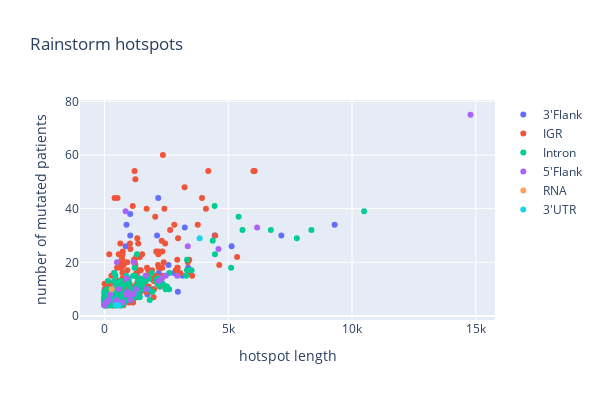

The notebook cell this image was saved under:
### Code cell
point_layers = []
# loop through all variant types and append the points to point_layers for plotting
for var_type in df.mostFreqVClassification.unique():
    df_sub = df[df.mostFreqVClassification == var_type]
    trace0 = go.Scatter(
        x = df_sub['hotspot_length'],
        y = df_sub['numberPatients'],
        name = var_type, # legend
        mode = 'markers',
        text = df_sub['Hugo_Symbol']) # The hover text goes here... 
    point_layers.append(trace0);

layout = go.Layout(title= 'Rainstorm hotspots',
                  hovermode= 'closest',
                  autosize=False,
                  width=600,
                  height=400,
                  xaxis=dict(title= 'hotspot length',
                              ticklen= 5,
                              zeroline= False,
                              gridwidth= 1),
                  yaxis=dict(title= 'number of mutated patients',
                             ticklen= 5,
                             gridwidth= 1),
                  showlegend=True)

fig = go.Figure(data=point_layers, layout=layout)
iplot(fig)

### Figure 1 — Plotly figure (JSON) as saved in the notebook; plotly's stock layout.template omitted (floating-point values rounded to 4 significant figures; data arrays with more than 128 entries replaced by an {"elided": "..."} marker saying what was removed)
{"data": [{"mode": "markers", "name": "3'Flank", "text": ["TUBB8", "OR7E26P", "PTCHD3P1", "RP11-508N22.12", "LINC00999", "KSR1P1", "IGKV1OR10-1", "AL031601.4", "AL031601.1", "LINC00839", "SUFU", "AGGF1P2", "RARRES2P2", "CLUHP5", "AC015820.1", "RP11-56P9.4", "TRIM48", "OR5L1", "OR5AQ1P", "MS4A14", "AP003385.1", "RP11-60C6.3", "RP11-788M5.3", "AMICA1", "ABC7-42389800N19.1", "ZNF705A", "TAS2R19", "TAS2R14", "AC027288.1", "RN7SKP250", "RP13-653N12.1", "RIMBP2", "RP11-503G7.1", "BNIP3P7", "ZNF965P", "SNX18P26", "ANKRD20A9P", "UnknownGene", "SLC25A30-AS1"], "type": "scatter", "x": [9298, 1735, 117, 734, 1261, 1037, 231, 123, 496, 2193, 475, 975, 1320, 2124, 118, 889, 226, 1144, 790, 977, 3379, 1448, 7144, 1360, 5135, 278, 1971, 3154, 2964, 1448, 1041, 2171, 854, 0, 4450, 3245, 1680, 2584, 2809], "y": [34, 8, 9, 6, 9, 38, 12, 5, 10, 16, 7, 13, 16, 30, 7, 34, 8, 8, 11, 7, 18, 9, 30, 8, 26, 6, 10, 15, 9, 13, 30, 44, 26, 5, 30, 33, 14, 19, 16]}, {"mode": "markers", "name": "IGR", "text": {"elided": "257 str values"}, "type": "scatter", "x": {"elided": "257 int values"}, "y": {"elided": "257 int values"}}, {"mode": "markers", "name": "Intron", "text": {"elided": "169 str values"}, "type": "scatter", "x": {"elided": "169 int values"}, "y": {"elided": "169 int values"}}, {"mode": "markers", "name": "5'Flank", "text": ["RP5-1031D4.2", "RNU7-22P", "RP11-453N3.1", "KSR1P1", "CXCL12", "ZNF365", "INPP5F", "DHX32", "UnknownGene", "RP13-726E6.2", "DBX1", "TRIM51CP", "RP11-347H15.4", "OR9G1", "AP000769.1", "LIPT2", "MMP8", "UBE4A", "AC215219.1", "TAS2R64P", "TUBB8P4", "AC078864.2", "KRT75", "RP11-74M13.4", "UnknownGene", "UnknownGene", "AMER2", "URAD", "AL354833.3", "RNY4P29", "OR7E33P"], "type": "scatter", "x": [1177, 1062, 40, 850, 2, 1176, 899, 14786, 938, 2195, 437, 880, 4606, 873, 725, 1034, 2474, 563, 6165, 1680, 3364, 1659, 84, 155, 504, 873, 226, 2315, 2936, 502, 1271], "y": [8, 8, 5, 39, 4, 20, 8, 75, 9, 13, 5, 14, 25, 8, 5, 6, 15, 10, 33, 10, 26, 15, 5, 6, 20, 8, 8, 14, 15, 6, 10]}, {"mode": "markers", "name": "RNA", "text": ["MUC5AC"], "type": "scatter", "x": [290], "y": [10]}, {"mode": "markers", "name": "3'UTR", "text": ["SLC5A12", "MUC19", "GXYLT1"], "type": "scatter", "x": [462, 3846, 565], "y": [4, 29, 4]}], "layout": {"autosize": false, "height": 400, "hovermode": "closest", "showlegend": true, "title": {"text": "Rainstorm hotspots"}, "width": 600, "xaxis": {"gridwidth": 1, "ticklen": 5, "title": {"text": "hotspot length"}, "zeroline": false}, "yaxis": {"gridwidth": 1, "ticklen": 5, "title": {"text": "number of mutated patients"}}}}
